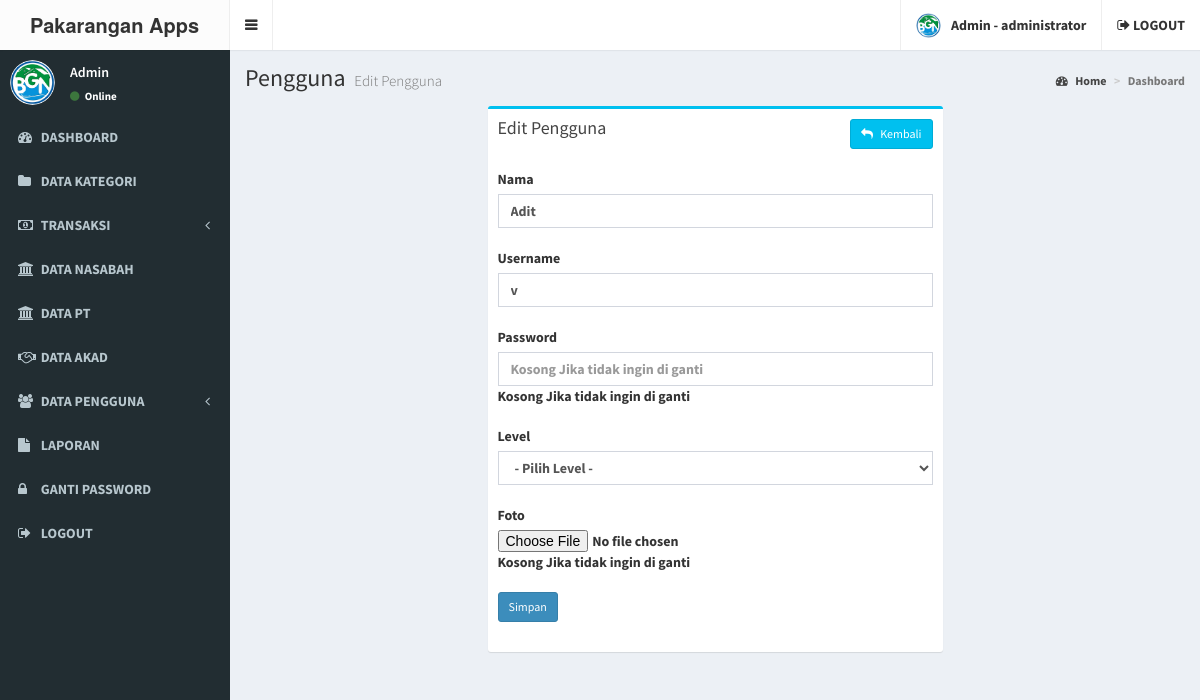
The app's page /admin/user_edit.php?id=39 (signed in) with its own data.
### tables this page shows
CREATE TABLE IF NOT EXISTS `user` (
  `user_id` int(11) NOT NULL AUTO_INCREMENT,
  `user_nama` varchar(100) NOT NULL,
  `user_username` varchar(100) NOT NULL,
  `user_password` varchar(100) NOT NULL,
  `user_foto` varchar(100) DEFAULT NULL,
  `user_level` varchar(20) NOT NULL,
  PRIMARY KEY (`user_id`)
);

### admin/user_edit.php (the view, shortened to what this page needs)
<?php
include 'header.php';
include '../koneksi.php';
?>
<div class="content-wrapper">
  <section class="content-header">
    <h1>
      Pengguna
      <small>Edit Pengguna</small>
    </h1>
    <ol class="breadcrumb">
      <li><a href="#"><i class="fa fa-dashboard"></i> Home</a></li>
      <li class="active">Dashboard</li>
    </ol>
  </section>
  <section class="content">
    <div class="row">
      <section class="col-lg-6 col-lg-offset-3">
        <div class="box box-info">
          <div class="box-header">
            <h3 class="box-title">Edit Pengguna</h3>
            <a href="user.php" class="btn btn-info btn-sm pull-right"><i class="fa fa-reply"></i> &nbsp; Kembali</a>
          </div>
          <div class="box-body">
            <form action="user_update.php" method="post" enctype="multipart/form-data">
              <?php
              $id = $_GET['id'];
              $data = mysqli_query($koneksi, "select * from user where user_id='$id'");
              while($d = mysqli_fetch_array($data)){
                ?>
                <div class="form-group">
                  <label>Nama</label>
                  <input type="text" class="form-control" name="nama" value="<?php echo $d['user_nama'] ?>" required="required">
                </div>
                <div class="form-group">
                  <label>Username</label>
                  <input type="text" class="form-control" name="username" value="<?php echo $d['user_username'] ?>" required="required">
                </div>
                <div class="form-group">
                  <label>Password</label>
                  <input type="password" class="form-control" name="password" min="5" placeholder="Kosong Jika tidak ingin di ganti">
                  <p>Kosong Jika tidak ingin di ganti</p>
                </div>
                <div class="form-group">
                  <label>Level</label>
                  <select class="form-control" name="level" required="required">
                    <option value=""> - Pilih Level - </option>
                  </select>
                </div>
                <div class="form-group">
                  <label>Foto</label>
                  <input type="file" name="foto">
                  <p>Kosong Jika tidak ingin di ganti</p>
                </div>
                <div class="form-group">
                  <input type="submit" class="btn btn-sm btn-primary" value="Simpan">
                </div>
                <?php
              }
              ?>
            </form>
          </div>
        </div>
      </section>
    </div>
  </section>
</div>
<?php include 'footer.php'; ?>

### admin/header.php (shortened to what this page needs)
<!DOCTYPE html>
<html>
<head>
  <link rel="stylesheet" href="../assets/bower_components/bootstrap/dist/css/bootstrap.min.css">
  <link rel="stylesheet" href="../assets/bower_components/font-awesome/css/font-awesome.min.css">
  <link rel="stylesheet" href="../assets/bower_components/Ionicons/css/ionicons.min.css">
  <link rel="stylesheet" href="../assets/dist/css/AdminLTE.min.css">
  <link rel="stylesheet" href="../assets/bower_components/datatables.net-bs/css/dataTables.bootstrap.min.css">
  <link rel="stylesheet" href="../assets/css/main.css">
  <link rel="stylesheet" href="../assets/dist/css/skins/_all-skins.min.css">
  <link rel="stylesheet" href="../assets/bower_components/morris.js/morris.css">
  <link rel="stylesheet" href="../assets/bower_components/jvectormap/jquery-jvectormap.css">
  <link rel="stylesheet" href="../assets/bower_components/bootstrap-datepicker/dist/css/bootstrap-datepicker.min.css">
  <link rel="stylesheet" href="../assets/bower_components/bootstrap-daterangepicker/daterangepicker.css">
  <link rel="stylesheet" href="../assets/plugins/bootstrap-wysihtml5/bootstrap3-wysihtml5.min.css">
  <?php
  include '../koneksi.php';
  ?>
</head>
<body class="hold-transition skin-black sidebar-mini">
  <div class="wrapper">
    <header class="main-header">
      <a href="index.php" class="logo">
        <span class="logo-lg"><b>Pakarangan Apps</span>
      </a>
      <nav class="navbar navbar-static-top">
        <a href="#" class="sidebar-toggle" data-toggle="push-menu" role="button">
        </a>
        <div class="navbar-custom-menu">
          <ul class="nav navbar-nav">
            <li class="dropdown user user-menu">
              <a href="#" class="dropdown-toggle" data-toggle="dropdown">
                <?php
                $id_user = $_SESSION['id'];
                $profil = mysqli_query($koneksi, "select * from user where user_id='$id_user'");
                $profil = mysqli_fetch_assoc($profil);
                if ($profil['user_foto'] == "") {
                ?>
                  <img src="../gambar/sistem/user.png" class="user-image">
                <?php } else { ?>
                  <img src="../gambar/user/<?php echo $profil['user_foto'] ?>" class="user-image">
                <?php } ?>
                <span class="hidden-xs"><?php echo $_SESSION['nama']; ?> - <?php echo $_SESSION['level']; ?></span>
              </a>
            </li>
            <li>
              <a href="logout.php"><i class="fa fa-sign-out"></i> LOGOUT</a>
            </li>
          </ul>
        </div>
      </nav>
    </header>
    <aside class="main-sidebar">
      <section class="sidebar">
        <div class="user-panel">
          <div class="pull-left image">
            <?php
            $id_user = $_SESSION['id'];
            $profil = mysqli_query($koneksi, "select * from user where user_id='$id_user'");
            $profil = mysqli_fetch_assoc($profil);
            if ($profil['user_foto'] == "") {
            ?>
              <img src="../gambar/sistem/user.png" class="img-circle">
            <?php } else { ?>
              <img src="../gambar/user/<?php echo $profil['user_foto'] ?>" class="img-circle" style="max-height:45px">
            <?php } ?>
          </div>
          <div class="pull-left info">
            <p><?php echo $_SESSION['nama']; ?></p>
            <a href="#"><i class="fa fa-circle text-success"></i> Online</a>
          </div>
        </div>
        <ul class="sidebar-menu" data-widget="tree">
          <li>
            <a href="index.php">
              <i class="fa fa-dashboard"></i> <span>DASHBOARD</span>
            </a>
          </li>
          <li>
            <a href="kategori.php">
              <i class="fa fa-folder"></i> <span>DATA KATEGORI</span>
            </a>
          </li>
          <li class="treeview">
            <a href="#">
              <i class="fa fa-money"></i>
              <span>TRANSAKSI</span>
              <span class="pull-right-container">
                <i class="fa fa-angle-left pull-right"></i>
              </span>
            </a>
          </li>
          <li>
            <a href="nasabah.php">
              <i class="fa fa-university"></i> <span>DATA NASABAH</span>
            </a>
          </li>
          <li>
            <a href="pt.php">
              <i class="fa fa-university"></i> <span>DATA PT</span>
            </a>
          </li>
          <li>
            <a href="akad.php">
              <i class="fa fa-handshake-o"></i> <span>DATA AKAD</span>
            </a>
          </li>
          <li class="treeview">
            <a href="#">
              <i class="fa fa-users"></i>
              <span>DATA PENGGUNA</span>
              <span class="pull-right-container">
                <i class="fa fa-angle-left pull-right"></i>
              </span>
            </a>
          </li>
          <li>
            <a href="laporan.php">
              <i class="fa fa-file"></i> <span>LAPORAN</span>
            </a>
          </li>
          <li>
            <a href="gantipassword.php">
              <i class="fa fa-lock"></i> <span>GANTI PASSWORD</span>
            </a>
          </li>
          <li>
            <a href="logout.php">
              <i class="fa fa-sign-out"></i> <span>LOGOUT</span>
            </a>
          </li>
        </ul>
      </section>
    </aside>

### assets/css/main.css (style rules this page uses)
.form-group { width: 100%; margin-bottom: 20px !important; }
.form-control { width: 100% !important; }

### records on screen
user: user_foto (picture)
user: nama "Adit", username "v"

### other values on screen
$_SESSION['nama'] "Admin"
$_SESSION['level'] "administrator"
